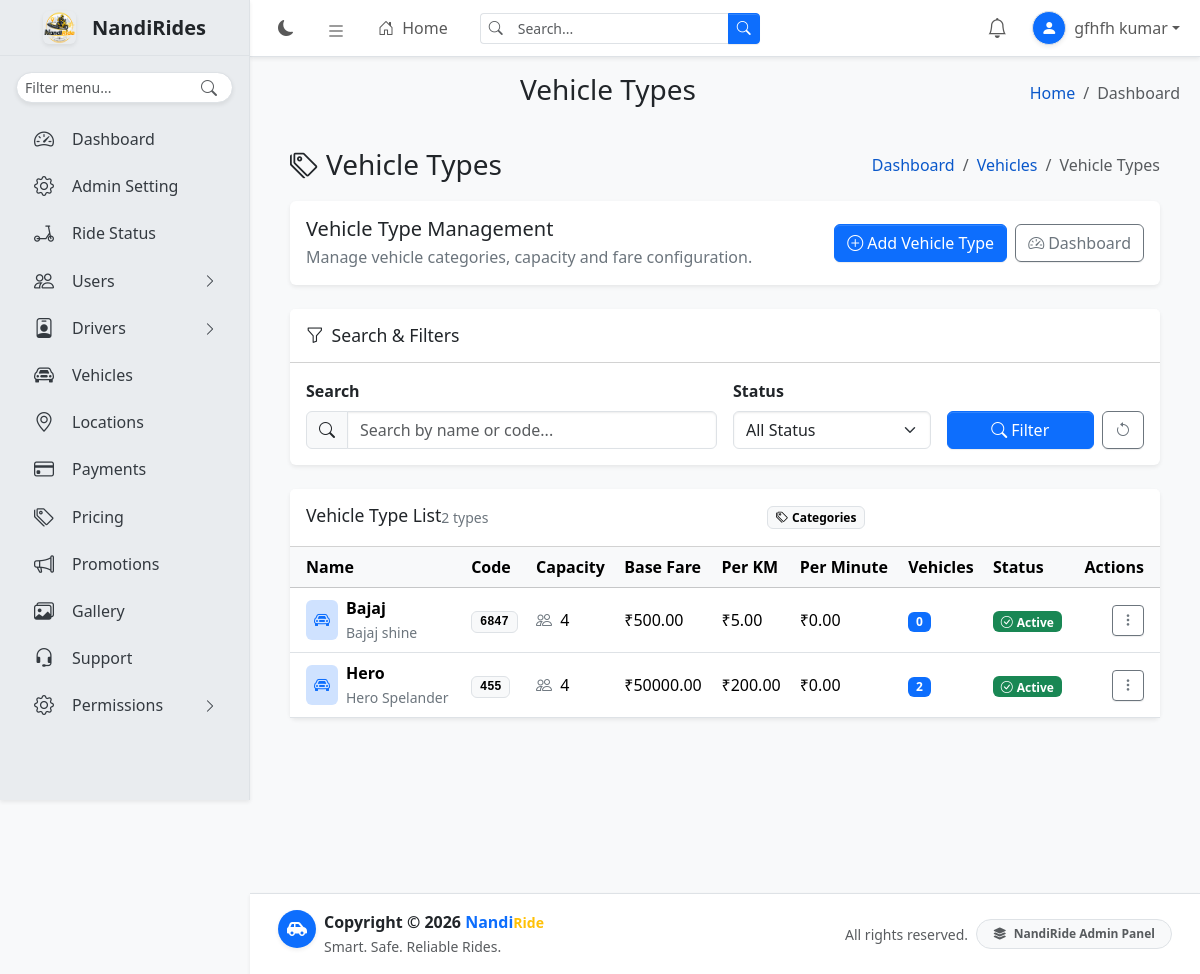
The page /admindashboard/vehicles/types/ (signed in) on the database its author committed.
### vehicles/models.py (models this page shows, shortened)
class VehicleType(TimeStampedModel):
    name = models.CharField(
        max_length=100,
        unique=True,
    )
    code = models.CharField(
        max_length=30,
        unique=True,
    )
    description = models.TextField(
        blank=True,
    )
    capacity = models.PositiveIntegerField(
        default=4,
    )
    base_fare = models.DecimalField(
        max_digits=10,
        decimal_places=2,
        default=0,
    )
    per_km_rate = models.DecimalField(
        max_digits=10,
        decimal_places=2,
        default=0,
    )
    per_minute_rate = models.DecimalField(
        max_digits=10,
        decimal_places=2,
        default=0,
    )
    is_active = models.BooleanField(
        default=True,
    )

### vehicles/views.py (the view)
@login_required
@vehicle_permission("vehicle.view_vehicletype")
def vehicle_type_list(request):
    search = request.GET.get("search", "").strip()
    status = request.GET.get("status", "").strip()
    vehicle_types = (
        VehicleType.objects
        .annotate(vehicle_count=Count("vehicles"))
        .order_by("name")
    )
    if search:
        vehicle_types = vehicle_types.filter(
            Q(name__icontains=search)
            | Q(code__icontains=search)
            | Q(description__icontains=search)
        )
    if status == "active":
        vehicle_types = vehicle_types.filter(is_active=True)
    elif status == "inactive":
        vehicle_types = vehicle_types.filter(is_active=False)
    else:
        status = ""
    context = {
        "page_title": "Vehicle Types",
        "vehicle_types": vehicle_types,
        "search": search,
        "selected_status": status,
    }
    return render(
        request,
        "vehicle/vehicle_type_list.html",
        context,
    )

### vehicles/templates/vehicle/vehicle_type_list.html (shortened to what this page needs)
{% extends "base.html" %}
{% block content %}
<div class="app-content-header">
    <div class="container-fluid">
        <div class="row align-items-center">
            <div class="col-sm-6">
                <h3 class="mb-0">
                    <i class="bi bi-tags me-2"></i>Vehicle Types
                </h3>
            </div>
            <div class="col-sm-6">
                <ol class="breadcrumb float-sm-end mb-0">
                    <li class="breadcrumb-item">
                        <a href="{% url 'dashboard' %}">Dashboard</a>
                    </li>
                    <li class="breadcrumb-item">
                        <a href="{% url 'vehicle_dashboard' %}">Vehicles</a>
                    </li>
                    <li class="breadcrumb-item active">Vehicle Types</li>
                </ol>
            </div>
        </div>
    </div>
</div>
<div class="app-content">
    <div class="container-fluid">
        <div class="card shadow-sm border-0 mb-4">
            <div class="card-body">
                <div class="row align-items-center g-3">
                    <div class="col-12 col-lg-7">
                        <h5 class="mb-1">Vehicle Type Management</h5>
                        <p class="text-secondary mb-0">
                            Manage vehicle categories, capacity and fare configuration.
                        </p>
                    </div>
                    <div class="col-12 col-lg-5">
                        <div class="d-flex flex-wrap gap-2 justify-content-lg-end">
                            {% if perms.vehicle.add_vehicletype %}
                            <a href="{% url 'vehicle_type_add' %}" class="btn btn-primary">
                                <i class="bi bi-plus-circle me-1"></i>Add Vehicle Type
                            </a>
                            {% endif %}
                            <a href="{% url 'vehicle_dashboard' %}" class="btn btn-outline-secondary">
                                <i class="bi bi-speedometer2 me-1"></i>Dashboard
                            </a>
                        </div>
                    </div>
                </div>
            </div>
        </div>
        <div class="card shadow-sm border-0 mb-4">
            <div class="card-header bg-body">
                <h5 class="card-title mb-0">
                    <i class="bi bi-funnel me-2"></i>Search & Filters
                </h5>
            </div>
            <div class="card-body">
                <form method="get">
                    <div class="row g-3 align-items-end">
                        <div class="col-12 col-md-7 col-lg-6">
                            <label for="search" class="form-label fw-semibold">Search</label>
                            <div class="input-group">
                                <span class="input-group-text">
                                    <i class="bi bi-search"></i>
                                </span>
                                <input
                                    type="text"
                                    name="search"
                                    id="search"
                                    class="form-control"
                                    value="{{ search }}"
                                    placeholder="Search by name or code..."
                                >
                            </div>
                        </div>
                        <div class="col-12 col-md-5 col-lg-3">
                            <label for="status" class="form-label fw-semibold">Status</label>
                            <select name="status" id="status" class="form-select">
                                <option value="">All Status</option>
                            </select>
                        </div>
                        <div class="col-12 col-lg-3">
                            <div class="d-flex gap-2">
                                <button type="submit" class="btn btn-primary flex-grow-1">
                                    <i class="bi bi-search me-1"></i>Filter
                                </button>
                                <a href="{% url 'vehicle_type_list' %}" class="btn btn-outline-secondary" title="Clear filters">
                                    <i class="bi bi-arrow-counterclockwise"></i>
                                </a>
                            </div>
                        </div>
                    </div>
                </form>
            </div>
        </div>
        <div class="card shadow-sm border-0">
            <div class="card-header bg-body d-flex justify-content-between align-items-center">
                <div>
                    <h5 class="card-title mb-1">Vehicle Type List</h5>
                    <small class="text-secondary">
                        {{ vehicle_types|length }} type{{ vehicle_types|length|pluralize }}
                    </small>
                </div>
                <span class="badge text-bg-light border">
                    <i class="bi bi-tags me-1"></i>Categories
                </span>
            </div>
            <div class="card-body p-0">
                <div class="table-responsive">
                    <table class="table table-hover align-middle mb-0">
                        <thead class="table-light">
                            <tr>
                                <th class="ps-3">Name</th>
                                <th>Code</th>
                                <th>Capacity</th>
                                <th>Base Fare</th>
                                <th>Per KM</th>
                                <th>Per Minute</th>
                                <th>Vehicles</th>
                                <th>Status</th>
                                <th class="text-end pe-3">Actions</th>
                            </tr>
                        </thead>
                        <tbody>
                            {% for item in vehicle_types %}
                            <tr>
                                <td class="ps-3">
                                    <div class="d-flex align-items-center gap-2">
                                        <div class="bg-primary-subtle text-primary rounded p-2">
                                            <i class="bi bi-car-front"></i>
                                        </div>
                                        <div>
                                            <div class="fw-semibold">{{ item.name }}</div>
                                            {% if item.description %}
                                            <small class="text-secondary">
                                                {{ item.description|truncatechars:45 }}
                                            </small>
                                            {% endif %}
                                        </div>
                                    </div>
                                </td>
                                <td>
                                    <span class="badge text-bg-light border font-monospace">
                                        {{ item.code }}
                                    </span>
                                </td>
                                <td>
                                    <i class="bi bi-people me-1 text-secondary"></i>
                                    {{ item.capacity }}
                                </td>
                                <td>₹{{ item.base_fare|floatformat:2 }}</td>
                                <td>₹{{ item.per_km_rate|floatformat:2 }}</td>
                                <td>₹{{ item.per_minute_rate|floatformat:2 }}</td>
                                <td>
                                    <span class="badge text-bg-primary">
                                        {{ item.vehicle_count|default:"0" }}
                                    </span>
                                </td>
                                <td>
                                    {% if item.is_active %}
                                    <span class="badge text-bg-success">
                                        <i class="bi bi-check-circle me-1"></i>Active
                                    </span>
                                    {% else %}
                                    <span class="badge text-bg-secondary">
                                        <i class="bi bi-pause-circle me-1"></i>Inactive
                                    </span>
                                    {% endif %}
                                </td>
                                <td class="text-end pe-3">
                                    <div class="dropdown">
                                        <button
                                            class="btn btn-sm btn-outline-secondary"
                                            type="button"
                                            data-bs-toggle="dropdown"
                                            aria-expanded="false"
                                        >
                                            <i class="bi bi-three-dots-vertical"></i>
                                        </button>
                                    </div>
                                </td>
                            </tr>
                            {% endfor %}
                        </tbody>
                    </table>
                </div>
            </div>
        </div>
    </div>
</div>
{% endblock %}

### templates/includes/navbar.html (shortened to what this page needs)
{% load static %}
<nav class="app-header navbar navbar-expand bg-body border-bottom shadow-sm {% if request.resolver_match.url_name == 'login' %}app-header-login{% else %}app-header-dashboard{% endif %}" style="position:fixed!important;top:0;right:0;z-index:1030!important;">
    <div class="container-fluid position-relative">
        <ul class="navbar-nav align-items-center">
            <li class="nav-item">
                <button type="button" class="nav-link border-0 bg-transparent rounded-circle" id="theme-toggle" aria-label="Toggle theme" title="Toggle theme">
                    <i class="bi bi-moon-fill" id="theme-icon"></i>
                </button>
            </li>
            {% if request.resolver_match.url_name != 'login' %}
            <li class="nav-item">
                <a class="nav-link rounded" data-lte-toggle="sidebar" href="#" role="button" aria-label="Toggle sidebar" title="Toggle sidebar">
                    <i class="bi bi-list fs-5"></i>
                </a>
            </li>
            <li class="nav-item d-none d-md-block">
                <a href="{% url 'dashboard' %}" class="nav-link fw-medium">
                    <i class="bi bi-house-door me-1"></i>
                    Home
                </a>
            </li>
            {% endif %}
        </ul>
        {% if request.resolver_match.url_name == 'login' %}
        <div class="position-absolute top-50 start-50 translate-middle d-flex align-items-center gap-3 text-nowrap">
            <img src="{% static 'user/images/logo.png' %}" alt="NandiRide Logo" width="42" height="42" class="rounded-3 shadow-sm">
            <div class="lh-sm">
                <div class="fw-bold fs-5 text-body">
                    Welcome to the Nandi<small class="text-warning">Ride</small>
                    <span class="fs-5 text-body fw-semibold">Administration Portal</span>
                </div>
            </div>
        </div>
        {% else %}
        <form class="d-none d-md-flex ms-3" role="search" method="get" action="#">
            <div class="input-group input-group-sm">
                <span class="input-group-text bg-body border-end-0">
                    <i class="bi bi-search text-body-secondary"></i>
                </span>
                <input type="search" id="navbar-search-input" name="q" class="form-control border-start-0 shadow-none" placeholder="Search..." autocomplete="off" value="{{ request.GET.q|default:'' }}">
                <button type="submit" class="btn btn-primary">
                    <i class="bi bi-search"></i>
                </button>
            </div>
        </form>
        {% endif %}
        <ul class="navbar-nav ms-auto align-items-center">
            {% if user.is_authenticated %}
            <li class="nav-item dropdown notification-nav-item">
                <a class="nav-link notification-bell-wrapper rounded-circle"
                   href="#"
                   role="button"
                   data-bs-toggle="dropdown"
                   aria-expanded="false"
                   aria-label="Notifications"
                   title="Notifications">
                    <i class="bi bi-bell fs-5"></i>
                </a>
            </li>
            <li class="nav-item dropdown ms-1">
                <a class="nav-link dropdown-toggle d-flex align-items-center px-2" href="#" role="button" data-bs-toggle="dropdown" aria-expanded="false">
                    {% if user.profile.profile_image %}
                    <img src="{{ user.profile.profile_image.url }}" class="rounded-circle shadow-sm border me-2 object-fit-cover" width="34" height="34" alt="User profile">
                    {% else %}
                    <span class="rounded-circle shadow-sm border me-2 bg-primary text-white d-inline-flex align-items-center justify-content-center" style="width:34px;height:34px;">
                        <i class="bi bi-person-fill"></i>
                    </span>
                    {% endif %}
                    <span class="d-none d-md-inline fw-medium">{{ user.get_full_name|default:user.get_username }}</span>
                </a>
            </li>
            {% endif %}
        </ul>
    </div>
</nav>

### rows shown on the page
VehicleType: name "Bajaj", description "Bajaj shine", code "6847", capacity "4", base_fare "500.00", per_km_rate "5.00", per_minute_rate "0.00", vehicle_count "0", is_active True (drawn)
VehicleType: name "Hero", description "Hero Spelander", code "455", capacity "4", base_fare "50000.00", per_km_rate "200.00", per_minute_rate "0.00", vehicle_count "2", is_active True (drawn)

### other values the page prints
{{ user.get_full_name|default:user.get_username }} "gfhfh kumar"
{{ item.title }} "Dashboard" "Admin Setting" "Ride Status" "Vehicles" "Locations" "Payments" "Pricing" "Promotions" "Gallery" "Support"
{{ item.title }} "Users" "Drivers" "Permissions"
{{ page_title|default:"Dashboard" }} "Vehicle Types"
{{ vehicle_types|length }} "2"
